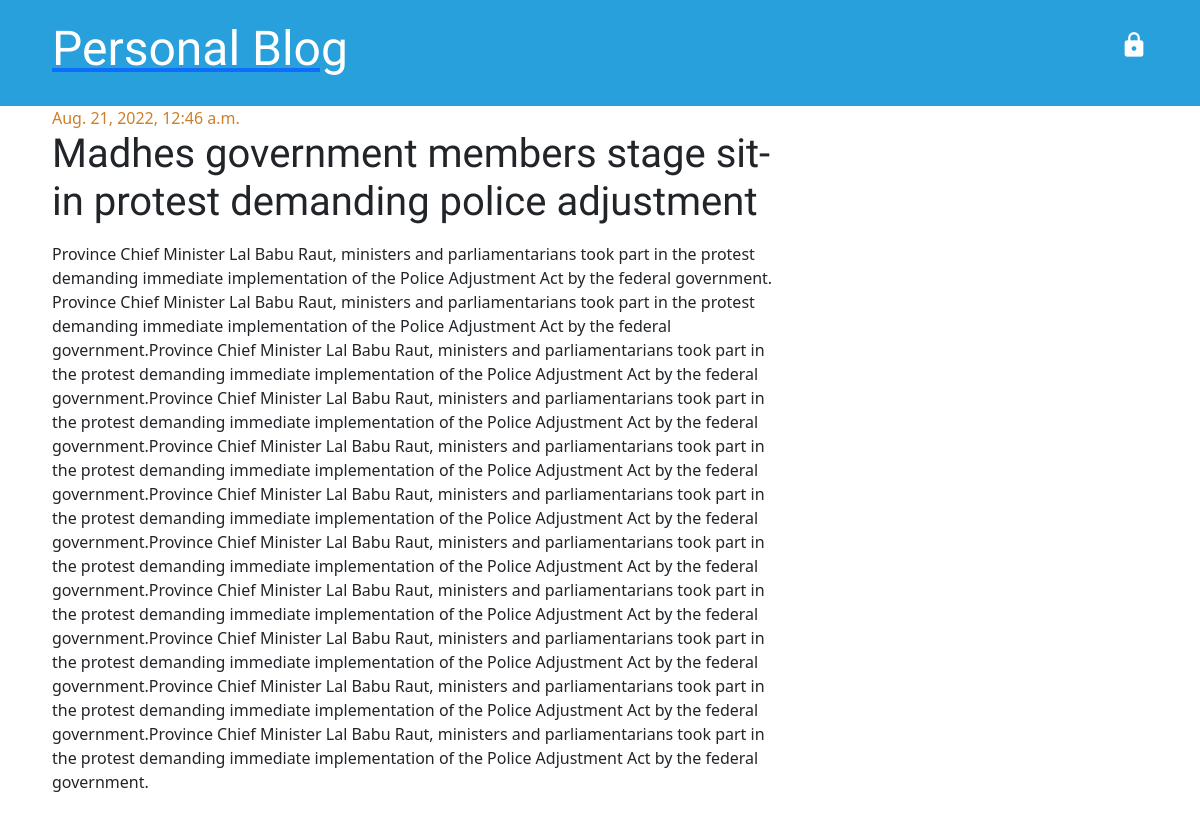
Screenshot of /post-detail/2/ with the database file from the repository.
### personal_blog/models.py (models this page shows, shortened)
class Post(models.Model):
    title = models.CharField(max_length=256)
    text = models.TextField()
    created_date = models.DateTimeField(default = timezone.now)
    published_date = models.DateTimeField(blank = True, null = True)
    author = models.ForeignKey('auth.User', on_delete=models.CASCADE)

### personal_blog/views.py (the view)
# urls.py: path("post-detail/<int:pk>/", post_detail, name="post-detail"),
def post_detail(request, pk):
    post = get_object_or_404(Post,pk=pk)
    return render (
        request,
        "post_detail.html",
        {"post":post},
    )

### template/post_detail.html (shortened to what this page needs)
{% extends "base.html" %}
{% block content %}
<div class="post">
    {% if post.published_date %}
     <div class="date">{{post.published_date}}</div>
        {% else %}
        <a href="/post-published/{{post.pk}}" class="btn btn-default">Publish</a>
   {% endif %}
        <h1>
            {{post.title}}
        </h1>
        <p>{{post.text | linebreaks}}</p>
   </div>
{% endblock content %}

### static/css/style.css (style rules this page uses)
body { margin: 0; padding: 0; }

### static/css/blog.css (style rules this page uses)
body { padding-left: 0px; }
h1, h2, h3, h4 { font-family: 'Lobster', cursive; }
.date { color: #ce7e29; }
.post { margin-bottom: 50px; }

### rows the page displays
Post: published_date "Aug. 21, 2022, 12:46 a.m.", title "Madhes government members stage sit-in protest demanding police adjustment", text "Province Chief Minister Lal Babu Raut, ministers and parliamentarians took part in the protest demanding immediate implementation of the Police Adjustment Act by the federal government. Province Chief Minister Lal Babu Raut, ministers and parliamentarians took part in the protest demanding immediate implementation of the Police Adjustment Act by the federal government.Province Chief Minister Lal Babu Raut, ministers and parliamentarians took part in the protest demanding immediate implementation of the Police Adjustment Act by the federal government.Province Chief Minister Lal Babu Raut, ministers and parliamentarians took part in the protest demanding immediate implementation of the Police…"
